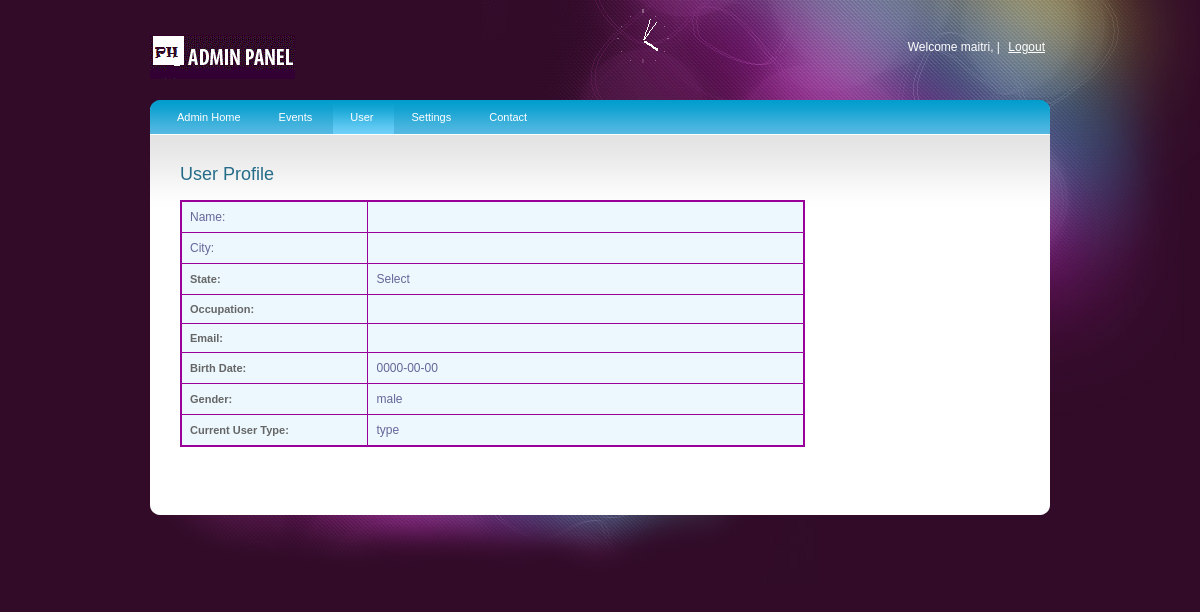
Screenshot of /admn/userprofile.php?id=26 (signed in) with the database file from the repository.
### tables this page shows
CREATE TABLE IF NOT EXISTS `user` (
  `uid` int(11) NOT NULL auto_increment,
  `uname` text NOT NULL,
  `uadd` text NOT NULL,
  `ucity` text NOT NULL,
  `upin` int(6) NOT NULL,
  `ustate` text NOT NULL,
  `uocc` text NOT NULL,
  `ubdate` date NOT NULL,
  `gender` int(11) NOT NULL,
  `mobno` text NOT NULL,
  `uemail` text NOT NULL,
  `useq` int(11) NOT NULL,
  `uans` text NOT NULL,
  `upass` text NOT NULL,
  `uctype` int(11) NOT NULL,
  `flg` int(11) NOT NULL,
  PRIMARY KEY  (`uid`)
);

### admn/connect_db.php (called while the page is built, shortened)
<?php
	class connection
	{
		function get_rs($qr)
		{
			if($qr == "update")
				$str="select * from event";
			else if($qr== "edit" )
				$str="select * from event where eid=".$_REQUEST['id'];
			else if($qr == "del")
				$str="delete from event where eid=".$_REQUEST['id'];
			else if($qr == "user")
				$str="select * from user";
			else if($qr=="edituser" or $qr=="viewuser")
				$str="select * from user where uid=".$_REQUEST['id'];
			$this->rs=mysql_query($str);
			return $this->rs;
		}
	}
?>

### admn/userprofile.php (the view, shortened to what this page needs)
<?php
include "connect_db.php";
$cdb=new connection();
$cdb->connect_dbs();
?>
<!DOCTYPE html PUBLIC "-//W3C//DTD XHTML 1.0 Transitional//EN" "http://www.w3.org/TR/xhtml1/DTD/xhtml1-transitional.dtd">
<html xmlns="http://www.w3.org/1999/xhtml">
<head>
<link rel="stylesheet" type="text/css" href="style.css" />
<link rel="stylesheet" type="text/css" media="all" href="niceforms-default.css" />
</head>
<body>
<div id="main_container">
	<div class="header">
    <div class="logo"><a href="#"><img src="images/logo.gif" alt="" title="" border="0" /></a></div>
    <div class="right_header">Welcome <?php echo $_SESSION['name']; ?>,  | <a href="login.php" class="">Logout</a></div>
    <div id="clock_a"></div>
    </div>
    <div class="main_content">
                    <div class="menu">
                    <ul>
                    <li><a href="main.php">Admin Home</a></li>
                    <li><a href="update.php">Events</a>
                    </li>
                    <li><a class="current" href="updateuser.php"> User</a>
                       </li>
                    <li><a href="login.html">Settings</a>
                    </li>
                    <li><a href="contect.php">Contact</a></li>
                    </ul>
                    </div>
    <div class="center_content">
      <div class="right_content">
        <h2>User Profile</h2>
<table id="rounded-corner" summary="2007 Major IT Companies' Profit"  bordercolor="#990099" border="+2">
     <?php
$rs=$cdb->get_rs("viewuser");
if($array=mysql_fetch_array($rs))
{
}
?>
 <?php
						if($array[8]=='0')
						{
							$gender='male';
						}
					?>
    <tbody>
    	<tr>
        <td width="174">Name:</td>
        	<td width="435"><?php echo $array[1]; ?></td>
            </tr>
            <tr>
            <td>City:</td>
            <td><?php echo $array[3]; ?></td>
    		</tr>
            <tr>
                        <td>
                          <label for="interests">State:</label></td>
                        <td>
                         <?php echo $array[5]; ?>
                        </td>
        </tr>
         <tr>
                        <td>
                          <label for="interests">Occupation:</label></td>
                        <td>
                        </td>
                    </tr>
                    <tr>
                        <td>
                          <label for="interests">Email:</label></td>
                        <td>
                        </td>
                    </tr>
                    <tr>
                        <td><label for="interests"><strong>Birth Date</strong>:</label></td>
                      <td>
                       <?php echo $array[7]; ?>
                      </td>
                    </tr>
                     <tr>
                        <td><label for="color">Gender:</label></td>
                        <td>
                            <?php echo $gender; ?>
                        </td>
                    </tr>
                 <tr>
                 <td>
                  <label> Current User Type:</label></td>
                   <td>
                         <?php echo type; ?>
                 </td></tr>
    </tbody>
</table>
      </div>
  </div>
    </div>
    <div class="footer"></div>
</div>
</body>
</html>

### admn/style.css (style rules this page uses)
body { background:url(images/bg.jpg) no-repeat center top #310b28; font-family:Arial, Helvetica, sans-serif; padding:0; font-size:12px; margin:0 auto; color: #0e4354; }
a { color:#256c89; }
h2 { font-size:18px; color:#256c89; font-weight:normal; padding:0px 0 15px 0; margin:0px; clear:both; }
#main_container { margin:0 auto; width:900px; padding:0px 0 0px 0; }
.header { width:900px; height:100px; }
.logo { float:left; padding:35px 0 0 0; }
#clock_a { float:right; padding:15px 0 0 0; }
.right_header { width:350px; float:right; text-align:right; color:#FFFFFF; padding:40px 0 0 0; }
.right_header a { margin:0 5px 0 5px; text-decoration:underline; color:#FFFFFF; }
.main_content { margin:0 auto; width:900px; height:auto; padding:0px 0 50px 0; background:url(images/menu_bg.jpg) no-repeat center top #fff; }
.footer { width:900px;height:87px;background:url(images/footer_bg.jpg) no-repeat center top; }
.menu { font-size:11px;padding:0px 10px 0 10px; float:left; width:880px; }
.menu ul { padding:0;margin:0;list-style-type:none; height:34px; }
.menu ul li { float:left;height:34px;line-height:34px; }
.menu a, .menu a:visited { display:block;float:left;height:100%;font-size:11px;text-decoration:none;color:#fff;padding:0 21px 0 17px; }
.menu a.current { background:url(images/menu_bg.gif) repeat-x center; }
.center_content { clear:both; }
.right_content { width:625px; float:left; padding:30px 0 0 30px; }
#rounded-corner { margin:0px; width:625px; text-align: left; border-collapse: collapse; }
#rounded-corner td { padding: 8px; background: #ecf8fd; border-top: 1px solid #fff; color: #669; }

### admn/niceforms-default.css (style rules this page uses)
label { font-size:11px; font-weight:bold; color:#666; }

### rows the page displays
user: ustate "Select", ubdate "0000-00-00", gender "male"

### other values shown
$_SESSION['name'] "maitri"
type "type"
